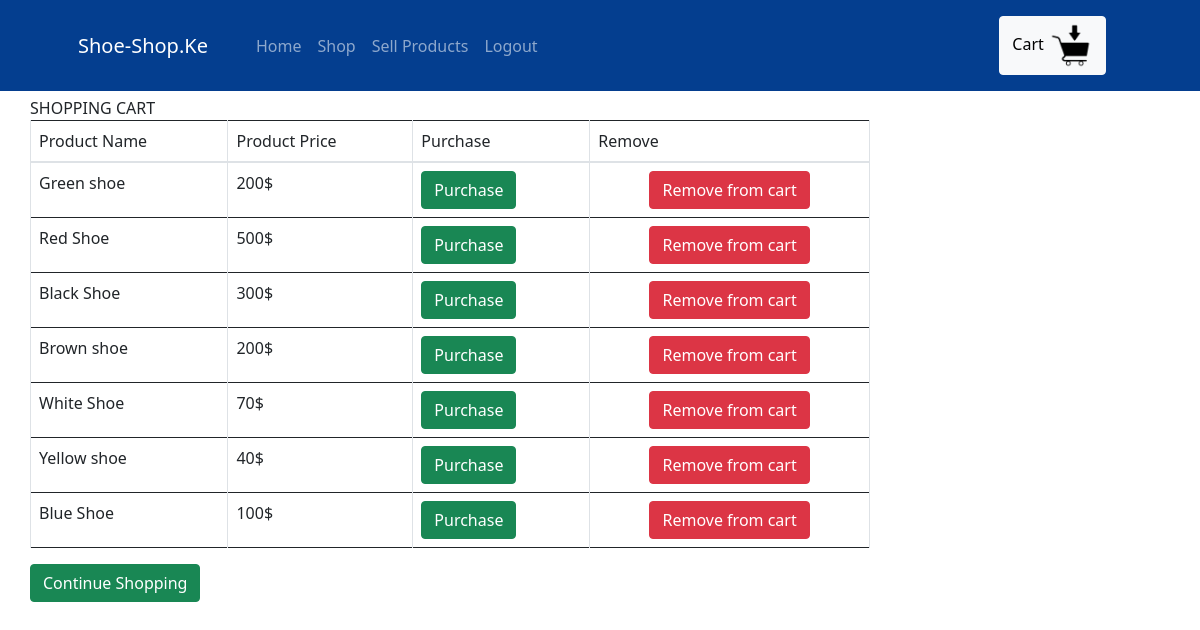
Page /cart/ (signed in) on the committed database.
### config.py (models this page shows)
class Product(Model):
    name = CharField()
    price = CharField()
    class Meta:
        database = db

### app.py (the view)
@app.route('/cart/',)
def cart():
    if not session.get("logged_in"):
        return redirect(url_for("login"))
    cart = Product.select()
    return render_template("shopping cart.html", cart=cart)

### templates/shopping cart.html (shortened to what this page needs)
<!DOCTYPE html>
<html lang="en">
<head>
    <link rel="stylesheet" href="../static/bootsrap/css/bootstrap.css">
    <link rel="stylesheet" href="../static/bootsrap/css/styles.css">
    <link href="../static/css/styles.css" rel="stylesheet" />
</head>
<body>
    <nav class="navbar navbar-expand-md navbar-dark fixed-top">
        <div class="container px-4 px-lg-5">
          <a class="navbar-brand" href="/home">Shoe-Shop.Ke</a>
          <div class="collapse navbar-collapse" id="collapsibleNavbar">
            <ul class="navbar-nav me-auto mb-2 mb-lg-0 ms-lg-4">
              <li class="nav-item">
                <a class="nav-link" href="/home">Home</a>
              </li>
              <li class="nav-item">
            <li class="nav-item">
                <a class="nav-link" href="/shop">Shop</a>
              </li>
            <li class="nav-item">
                <a class="nav-link" href="/sellproducts">Sell Products</a>
              </li>
            <li class="nav-item">
                <a class="nav-link" href="/login">Logout</a>
              </li>
            </ul>
                <a class="nav-link" href="/cart">
                    <button class="btn btn-light">
                        Cart
                        <img class="cart-icon" src="../static/images/cart%20icon.png" alt="">
                    </button>
                </a>
          </div>
        </div>
    </nav>
    <br><br><br><br>
    <div class="col-lg-9 col-md-9 col-sm-12">
        <div class="col-lg-12 col-sm-12">
            <span class="title">SHOPPING CART</span>
        </div>
        <div class="col-lg-12 col-sm-12 hero-feature">
            <div class="table-responsive">
                <table class="table table-bordered tbl-cart">
                    <thead>
                        <tr>
                            <td>Product Name</td>
                            <td>Product Price</td>
                            <td>Purchase</td>
                            <td>Remove</td>
                        </tr>
                    </thead>
                    <tbody>
                     {% for product in cart %}
                        <tr>
                            <td>{{ product.name }}</td>
                            <td class="price">{{ product.price }}</td>
                            <td>
                                <button type="button" class="btn btn-success" data-toggle="modal" data-target="#modalCookie1">Purchase</button>
                            </td>
                            <td class="text-center">
                                <a href="/remove/{{ product.id }}" class="btn btn-danger">
                                 Remove from cart
                                </a>
                            </td>
                        </tr>
                    {% endfor %}
                </tbody>
            </table>
        </div>
            <div class=" btns-cart">
                <a href="/shop"><button type="button" class="btn btn-success"> Continue Shopping</button></a>
            </div>
        </div>
    </div>
</body>
</html>

### static/bootsrap/css/styles.css (style rules this page uses)
.navbar { background: #043e8f; }
.cart-icon { height: 45px; }

### rows in the picture
Product: name "Green shoe", price "200$"
Product: name "Red Shoe", price "500$"
Product: name "Black Shoe", price "300$"
Product: name "Brown shoe", price "200$"
Product: name "White Shoe", price "70$"
Product: name "Yellow shoe", price "40$"
Product: name "Blue Shoe", price "100$"
